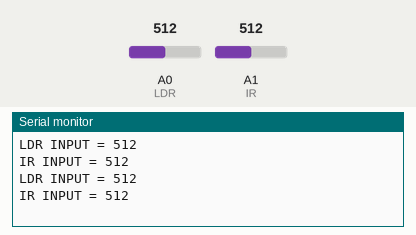
A sketch run on a simulated Arduino Uno, built with avr-gcc and run on an emulated ATmega328P. On the bench: the last lines printed to the serial monitor. The test bench sets the inputs (shaded band); at power-on: A0 (LDR) = 512, A1 (IR) = 512.

Above: at 2.3 s.
2.4 s: A0 (LDR) set to 716
At 3.7 s:
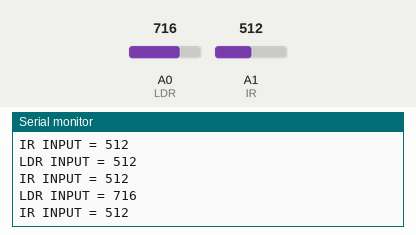
4.5 s: A1 (IR) set to 716
At 4.9 s:
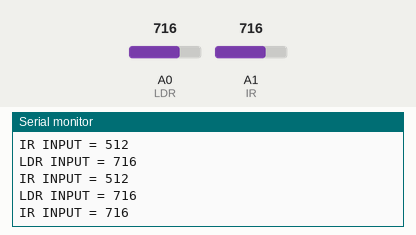
6.6 s: A0 (LDR) set to 900
At 8.4 s:
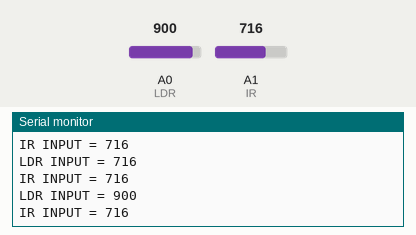
8.7 s: A1 (IR) set to 900
At 9.6 s:
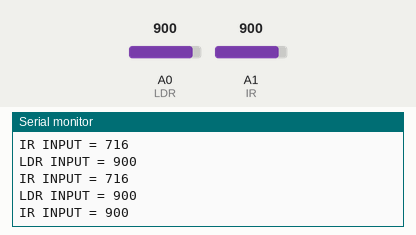
Timing chart, 0 to 11.7 s (numbered marks = the images above; inputs shaded):
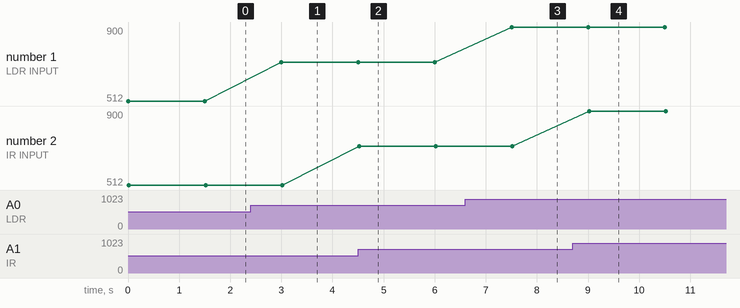

Measured:
- after the input at 2.4 s, the serial monitor: prints a new line after 0.60 s (image 1)
- after the input at 4.5 s, the serial monitor: prints a new line at once (image 2)
- after the input at 6.6 s, the serial monitor: prints a new line after 0.90 s (image 3)
- after the input at 8.7 s, the serial monitor: prints a new line after 0.32 s (image 4)
- plotted number 1: 512 → 716 after the input at 2.4 s, 716 → 900 after the input at 6.6 s

The sketch:

Sensor_Warna_IR_LDR.ino
```cpp
#define IR A1
#define LDR A0

unsigned int IN1;
unsigned int IN2;


void setup()
{
  Serial.begin(9600);
  pinMode(IR, INPUT);
  pinMode(LDR, INPUT);
}

void loop()
{
  IN1 = analogRead(LDR);
  IN2 = analogRead(IR);

  Serial.print("LDR INPUT = ");
  Serial.println(IN1);
  Serial.print("IR INPUT = ");
  Serial.println(IN2);
  Serial.println("");
  delay(1500);
}
```
